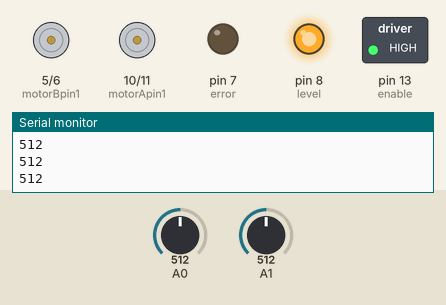
A sketch run on a simulated Arduino Uno, built with avr-gcc and run on an emulated ATmega328P. On the bench: motor-driver pin pairs drawn as motors (green arrow = first pin HIGH = forward, orange = second pin HIGH = backward, longer = more drive), switched loads named in the sketch (green lamp = pin HIGH), output pins drawn as LEDs (lit = HIGH), the last lines printed to the serial monitor. The test bench sets the inputs (shaded band); at power-on: A0 = 512, A1 = 512.

Above: at 1.2 s.
1.3 s: A0 set to 784
2.8 s: A0 set to 811
At 3.9 s:
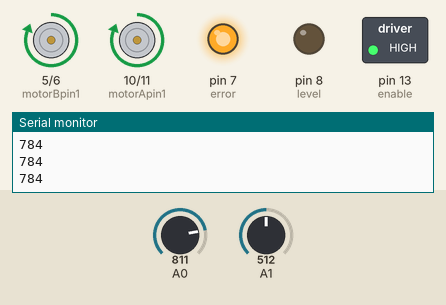
4.3 s: A0 set to 790
At 4.9 s:
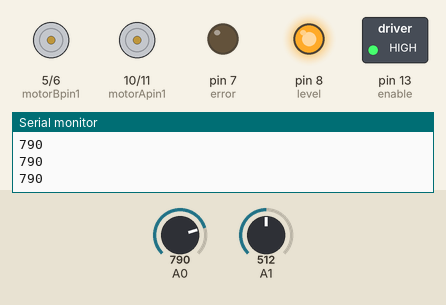
5.8 s: A0 set to 810
At 6.1 s:
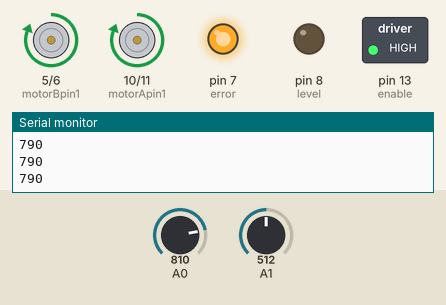
Timing chart, 0 to 8.3 s (numbered marks = the images above; inputs shaded):
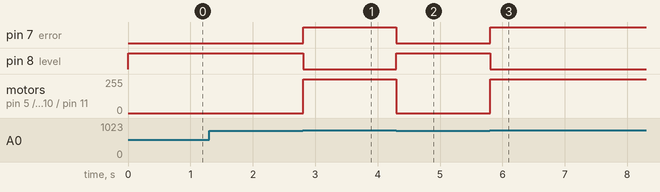

The sketch:

Tilt_Motor_Driver.ino
```cpp
const int motorApin1 = 10;
const int motorApin2 = 11;

const int motorBpin1 = 5;
const int motorBpin2 = 6;

const int enable = 13;
const int level = 8;
const int error = 7;

int sensorA;
int sensorB;

void setup()
{
  pinMode(motorApin1, OUTPUT);
  pinMode(motorApin2, OUTPUT);
  pinMode(motorBpin1, OUTPUT);
  pinMode(motorBpin1, OUTPUT);
  pinMode(enable, OUTPUT);
  pinMode(level, OUTPUT);
  pinMode(error, OUTPUT);
  digitalWrite(enable,HIGH);
  Serial.begin(4800);
}

void loop()
{
  sensorA = analogRead(A0);
  sensorB = analogRead(A1);


  if (sensorA>900 && sensorB>900 || sensorA<800 && sensorB<800)
  {
    Serial.println(sensorA);
    digitalWrite(level, HIGH);
    digitalWrite(error, LOW);
    analogWrite(motorApin1, 0);
    analogWrite(motorApin2, 0);
    analogWrite(motorBpin1, 0);
    analogWrite(motorBpin2, 0);
  }

  else
  {
    digitalWrite(level, LOW);
    digitalWrite(error, HIGH);

    if (sensorA>500)
    {
      analogWrite(motorApin1, 255);
      analogWrite(motorApin2, 0);
      analogWrite(motorBpin1, 255);
      analogWrite(motorBpin2, 0);
    }
    else
    {
      analogWrite(motorApin1, 0);
      analogWrite(motorApin2, 255);
      analogWrite(motorBpin1, 0);
      analogWrite(motorBpin2, 255);
    }

  }

}
```

Measured:
- the behaviour switches between 799 and 800 on A0 (found by bisection; images 0 and 1)
- after the input at 2.8 s, pin 7 (error): LOW → HIGH at once; pin 8 (level): HIGH → LOW at once; motor on pin 5 (motorBpin1) / pin 6 (motorBpin2), motor on pin 10 (motorApin1) / pin 11 (motorApin2): stopped → forward 255/255 at once
- after the input at 4.3 s, pin 7 (error): HIGH → LOW at once; pin 8 (level): LOW → HIGH at once; motor on pin 5 (motorBpin1) / pin 6 (motorBpin2), motor on pin 10 (motorApin1) / pin 11 (motorApin2): forward 255/255 → stopped at once
- after the input at 5.8 s, pin 7 (error): LOW → HIGH at once; pin 8 (level): HIGH → LOW at once; motor on pin 5 (motorBpin1) / pin 6 (motorBpin2), motor on pin 10 (motorApin1) / pin 11 (motorApin2): stopped → forward 255/255 at once
